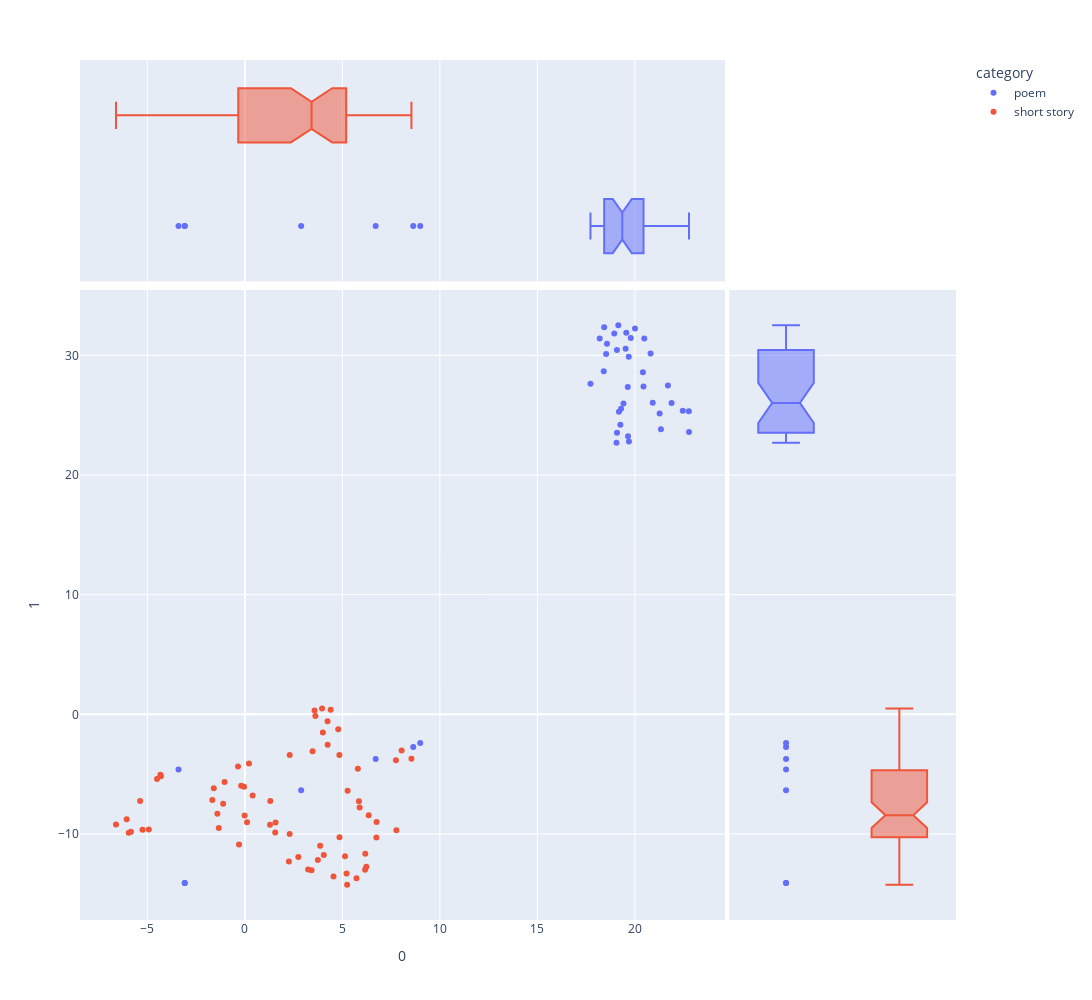

Notebook code cell kept with this figure:
### Code cell
plot_theta(tm_hp)

### Figure 1 — Plotly figure (JSON) as saved in the notebook; plotly's stock layout.template omitted (floating-point values rounded to 4 significant figures)
{"data": [{"hovertemplate": "<b>%{hovertext}</b><br><br>category=poem<br>0=%{x}<br>1=%{y}<extra></extra>", "hovertext": ["a garden (p)", "an american to mother england (p)", "arcadia (p)", "astrophobos (p)", "christmas (p)", "dead passion's flame (p)", "despair (p)", "fact and fancy (p)", "festival (p)", "fungi from yuggoth (p)", "hallowe'en in a suburb (p)", "in a sequester’d providence ch (p)", "laeta; a lament (p)", "life’s mystery (p)", "lines on gen. robert edward le (p)", "nathicana (p)", "nemesis (p)", "ode for july fourth, 1917 (p)", "on reading lord dunsany’s book (p)", "on receiving a picture of swan (p)", "pacifist war song—1917 (p)", "poemata minora, volume ii (p)", "providence (p)", "psychopompos (p)", "revelation (p)", "sunset (p)", "the ancient track (p)", "the cats (p)", "the city (p)", "the conscript (p)", "the house (p)", "the messenger (p)", "the nightmare lake (p)", "the outpost (p)", "the peace advocate (p)", "the poe-et’s nightmare (p)", "the rose of england (p)", "the wood (p)", "to clark ashton smith, esq., u (p)", "to edward john moreton drax pl (p)", "unda; or, the bride of the sea (p)", "waste paper a poem of profound (p)"], "legendgroup": "poem", "marker": {"color": "#636efa", "symbol": "circle"}, "mode": "markers", "name": "poem", "orientation": "v", "showlegend": true, "type": "scatter", "x": [19.79, 19.08, -3.404, 19.56, 19.69, 20.44, 19.29, 20.41, 20.48, 6.708, 21.27, 22.77, 19.15, -3.084, 18.53, 18.2, 21.88, 18.4, 22.46, 19.53, 17.72, 19.42, 19.06, 20.81, 18.57, 19.26, 8.634, 19.69, 19.08, 21.69, 19.65, 2.885, 19.18, -3.084, 20.01, 18.94, 19.64, 21.34, 8.993, 20.92, 18.43, 22.78], "xaxis": "x", "y": [31.45, 30.45, -4.624, 31.9, 29.89, 27.4, 25.54, 28.59, 31.4, -3.746, 25.14, 25.32, 32.52, -14.1, 30.12, 31.41, 26.02, 28.68, 25.38, 30.56, 27.64, 25.98, 22.7, 30.15, 30.98, 24.2, -2.733, 22.8, 23.53, 27.49, 23.23, -6.343, 25.29, -14.1, 32.26, 31.83, 27.35, 23.82, -2.396, 26.04, 32.35, 23.6], "yaxis": "y"}, {"alignmentgroup": "True", "hovertemplate": "<b>%{hovertext}</b><br><br>category=poem<br>0=%{x}<extra></extra>", "hovertext": ["a garden (p)", "an american to mother england (p)", "arcadia (p)", "astrophobos (p)", "christmas (p)", "dead passion's flame (p)", "despair (p)", "fact and fancy (p)", "festival (p)", "fungi from yuggoth (p)", "hallowe'en in a suburb (p)", "in a sequester’d providence ch (p)", "laeta; a lament (p)", "life’s mystery (p)", "lines on gen. robert edward le (p)", "nathicana (p)", "nemesis (p)", "ode for july fourth, 1917 (p)", "on reading lord dunsany’s book (p)", "on receiving a picture of swan (p)", "pacifist war song—1917 (p)", "poemata minora, volume ii (p)", "providence (p)", "psychopompos (p)", "revelation (p)", "sunset (p)", "the ancient track (p)", "the cats (p)", "the city (p)", "the conscript (p)", "the house (p)", "the messenger (p)", "the nightmare lake (p)", "the outpost (p)", "the peace advocate (p)", "the poe-et’s nightmare (p)", "the rose of england (p)", "the wood (p)", "to clark ashton smith, esq., u (p)", "to edward john moreton drax pl (p)", "unda; or, the bride of the sea (p)", "waste paper a poem of profound (p)"], "legendgroup": "poem", "marker": {"color": "#636efa", "symbol": "circle"}, "name": "poem", "notched": true, "offsetgroup": "poem", "showlegend": false, "type": "box", "x": [19.79, 19.08, -3.404, 19.56, 19.69, 20.44, 19.29, 20.41, 20.48, 6.708, 21.27, 22.77, 19.15, -3.084, 18.53, 18.2, 21.88, 18.4, 22.46, 19.53, 17.72, 19.42, 19.06, 20.81, 18.57, 19.26, 8.634, 19.69, 19.08, 21.69, 19.65, 2.885, 19.18, -3.084, 20.01, 18.94, 19.64, 21.34, 8.993, 20.92, 18.43, 22.78], "xaxis": "x3", "yaxis": "y3"}, {"alignmentgroup": "True", "hovertemplate": "<b>%{hovertext}</b><br><br>category=poem<br>1=%{y}<extra></extra>", "hovertext": ["a garden (p)", "an american to mother england (p)", "arcadia (p)", "astrophobos (p)", "christmas (p)", "dead passion's flame (p)", "despair (p)", "fact and fancy (p)", "festival (p)", "fungi from yuggoth (p)", "hallowe'en in a suburb (p)", "in a sequester’d providence ch (p)", "laeta; a lament (p)", "life’s mystery (p)", "lines on gen. robert edward le (p)", "nathicana (p)", "nemesis (p)", "ode for july fourth, 1917 (p)", "on reading lord dunsany’s book (p)", "on receiving a picture of swan (p)", "pacifist war song—1917 (p)", "poemata minora, volume ii (p)", "providence (p)", "psychopompos (p)", "revelation (p)", "sunset (p)", "the ancient track (p)", "the cats (p)", "the city (p)", "the conscript (p)", "the house (p)", "the messenger (p)", "the nightmare lake (p)", "the outpost (p)", "the peace advocate (p)", "the poe-et’s nightmare (p)", "the rose of england (p)", "the wood (p)", "to clark ashton smith, esq., u (p)", "to edward john moreton drax pl (p)", "unda; or, the bride of the sea (p)", "waste paper a poem of profound (p)"], "legendgroup": "poem", "marker": {"color": "#636efa", "symbol": "circle"}, "name": "poem", "notched": true, "offsetgroup": "poem", "showlegend": false, "type": "box", "xaxis": "x2", "y": [31.45, 30.45, -4.624, 31.9, 29.89, 27.4, 25.54, 28.59, 31.4, -3.746, 25.14, 25.32, 32.52, -14.1, 30.12, 31.41, 26.02, 28.68, 25.38, 30.56, 27.64, 25.98, 22.7, 30.15, 30.98, 24.2, -2.733, 22.8, 23.53, 27.49, 23.23, -6.343, 25.29, -14.1, 32.26, 31.83, 27.35, 23.82, -2.396, 26.04, 32.35, 23.6], "yaxis": "y2"}, {"hovertemplate": "<b>%{hovertext}</b><br><br>category=short story<br>0=%{x}<br>1=%{y}<extra></extra>", "hovertext": ["at the mountains of madness (s)", "azathoth (s)", "beyond the wall of sleep (s)", "celephais (s)", "cool air (s)", "dagon (s)", "ex oblivione (s)", "facts concerning the late arth (s)", "from beyond (s)", "he (s)", "herbert west: reanimator (s)", "hypnos (s)", "imprisoned with the pharaohs (s)", "in the vault (s)", "medusa's coil (s)", "memory (s)", "nyarlathotep (s)", "pickman's model (s)", "poetry and the gods (s)", "polaris (s)", "the alchemist (s)", "the beast in the cave (s)", "the book (s)", "the call of cthulhu (s)", "the case of charles dexter war (s)", "the cats of ulthar (s)", "the colour out of space (s)", "the crawling chaos (s)", "the descendant (s)", "the doom that came to sarnath (s)", "the dream-quest of unknown kad (s)", "the dreams in the witch house (s)", "the dunwich horror (s)", "the evil clergyman (s)", "the festival (s)", "the haunter of the dark (s)", "the horror at martin's beach (s)", "the horror at red hook (s)", "the hound (s)", "the lurking fear (s)", "the moon-bog (s)", "the music of erich zann (s)", "the nameless city (s)", "the other gods (s)", "the outsider (s)", "the picture in the house (s)", "the quest of iranon (s)", "the rats in the walls (s)", "the shadow out of time (s)", "the shadow over innsmouth (s)", "the shunned house (s)", "the silver key (s)", "the statement of randolph cart (s)", "the strange high house in the  (s)", "the street (s)", "the temple (s)", "the terrible old man (s)", "the thing on the doorstep (s)", "the tomb (s)", "the transition of juan romero (s)", "the tree (s)", "the unnamable (s)", "the very old folk (s)", "the whisperer in darkness (s)", "the white ship (s)", "through the gates of the silve (s)", "what the moon brings (s)"], "legendgroup": "short story", "marker": {"color": "#EF553B", "symbol": "circle"}, "mode": "markers", "name": "short story", "orientation": "v", "showlegend": true, "type": "scatter", "x": [7.771, 3.471, 3.862, 4.847, -1.114, 6.176, 4.399, -0.1875, -5.248, -0.01233, -1.337, 6.35, 4.544, 4.047, -6.062, 3.574, 5.794, -5.372, 4.788, 4.246, 1.575, 5.723, 3.419, 2.297, -1.042, 0.2117, -1.411, 5.884, 1.556, 3.999, 8.542, 3.742, -4.506, -5.954, 1.304, 3.245, 6.23, 0.3967, 6.754, 5.216, 5.849, 2.259, 4.851, 8.038, 6.165, -4.307, 4.241, 2.741, 5.244, -4.332, -0.04075, 0.1116, -4.926, 7.748, 2.299, 6.743, -0.3512, -6.609, 1.29, 5.137, 5.271, -1.669, -1.594, -5.843, 3.615, -0.3005, 3.959], "xaxis": "x", "y": [-9.699, -3.08, -10.99, -3.411, -7.471, -11.66, 0.3709, -5.98, -9.658, -8.462, -9.512, -8.429, -13.57, -11.76, -8.766, 0.3077, -4.554, -7.239, -1.254, -2.535, -9.049, -13.7, -13.03, -10.01, -5.661, -4.12, -8.31, -7.795, -9.872, -1.521, -3.709, -12.18, -5.412, -9.892, -7.247, -12.97, -12.75, -6.781, -8.997, -13.32, -7.276, -12.31, -10.27, -3.025, -12.98, -5.172, -0.5873, -11.93, -14.25, -5.046, -6.052, -9.017, -9.632, -3.846, -3.409, -10.29, -4.372, -9.204, -9.222, -11.86, -6.39, -7.164, -6.186, -9.82, -0.1486, -10.88, 0.4785], "yaxis": "y"}, {"alignmentgroup": "True", "hovertemplate": "<b>%{hovertext}</b><br><br>category=short story<br>0=%{x}<extra></extra>", "hovertext": ["at the mountains of madness (s)", "azathoth (s)", "beyond the wall of sleep (s)", "celephais (s)", "cool air (s)", "dagon (s)", "ex oblivione (s)", "facts concerning the late arth (s)", "from beyond (s)", "he (s)", "herbert west: reanimator (s)", "hypnos (s)", "imprisoned with the pharaohs (s)", "in the vault (s)", "medusa's coil (s)", "memory (s)", "nyarlathotep (s)", "pickman's model (s)", "poetry and the gods (s)", "polaris (s)", "the alchemist (s)", "the beast in the cave (s)", "the book (s)", "the call of cthulhu (s)", "the case of charles dexter war (s)", "the cats of ulthar (s)", "the colour out of space (s)", "the crawling chaos (s)", "the descendant (s)", "the doom that came to sarnath (s)", "the dream-quest of unknown kad (s)", "the dreams in the witch house (s)", "the dunwich horror (s)", "the evil clergyman (s)", "the festival (s)", "the haunter of the dark (s)", "the horror at martin's beach (s)", "the horror at red hook (s)", "the hound (s)", "the lurking fear (s)", "the moon-bog (s)", "the music of erich zann (s)", "the nameless city (s)", "the other gods (s)", "the outsider (s)", "the picture in the house (s)", "the quest of iranon (s)", "the rats in the walls (s)", "the shadow out of time (s)", "the shadow over innsmouth (s)", "the shunned house (s)", "the silver key (s)", "the statement of randolph cart (s)", "the strange high house in the  (s)", "the street (s)", "the temple (s)", "the terrible old man (s)", "the thing on the doorstep (s)", "the tomb (s)", "the transition of juan romero (s)", "the tree (s)", "the unnamable (s)", "the very old folk (s)", "the whisperer in darkness (s)", "the white ship (s)", "through the gates of the silve (s)", "what the moon brings (s)"], "legendgroup": "short story", "marker": {"color": "#EF553B", "symbol": "circle"}, "name": "short story", "notched": true, "offsetgroup": "short story", "showlegend": false, "type": "box", "x": [7.771, 3.471, 3.862, 4.847, -1.114, 6.176, 4.399, -0.1875, -5.248, -0.01233, -1.337, 6.35, 4.544, 4.047, -6.062, 3.574, 5.794, -5.372, 4.788, 4.246, 1.575, 5.723, 3.419, 2.297, -1.042, 0.2117, -1.411, 5.884, 1.556, 3.999, 8.542, 3.742, -4.506, -5.954, 1.304, 3.245, 6.23, 0.3967, 6.754, 5.216, 5.849, 2.259, 4.851, 8.038, 6.165, -4.307, 4.241, 2.741, 5.244, -4.332, -0.04075, 0.1116, -4.926, 7.748, 2.299, 6.743, -0.3512, -6.609, 1.29, 5.137, 5.271, -1.669, -1.594, -5.843, 3.615, -0.3005, 3.959], "xaxis": "x3", "yaxis": "y3"}, {"alignmentgroup": "True", "hovertemplate": "<b>%{hovertext}</b><br><br>category=short story<br>1=%{y}<extra></extra>", "hovertext": ["at the mountains of madness (s)", "azathoth (s)", "beyond the wall of sleep (s)", "celephais (s)", "cool air (s)", "dagon (s)", "ex oblivione (s)", "facts concerning the late arth (s)", "from beyond (s)", "he (s)", "herbert west: reanimator (s)", "hypnos (s)", "imprisoned with the pharaohs (s)", "in the vault (s)", "medusa's coil (s)", "memory (s)", "nyarlathotep (s)", "pickman's model (s)", "poetry and the gods (s)", "polaris (s)", "the alchemist (s)", "the beast in the cave (s)", "the book (s)", "the call of cthulhu (s)", "the case of charles dexter war (s)", "the cats of ulthar (s)", "the colour out of space (s)", "the crawling chaos (s)", "the descendant (s)", "the doom that came to sarnath (s)", "the dream-quest of unknown kad (s)", "the dreams in the witch house (s)", "the dunwich horror (s)", "the evil clergyman (s)", "the festival (s)", "the haunter of the dark (s)", "the horror at martin's beach (s)", "the horror at red hook (s)", "the hound (s)", "the lurking fear (s)", "the moon-bog (s)", "the music of erich zann (s)", "the nameless city (s)", "the other gods (s)", "the outsider (s)", "the picture in the house (s)", "the quest of iranon (s)", "the rats in the walls (s)", "the shadow out of time (s)", "the shadow over innsmouth (s)", "the shunned house (s)", "the silver key (s)", "the statement of randolph cart (s)", "the strange high house in the  (s)", "the street (s)", "the temple (s)", "the terrible old man (s)", "the thing on the doorstep (s)", "the tomb (s)", "the transition of juan romero (s)", "the tree (s)", "the unnamable (s)", "the very old folk (s)", "the whisperer in darkness (s)", "the white ship (s)", "through the gates of the silve (s)", "what the moon brings (s)"], "legendgroup": "short story", "marker": {"color": "#EF553B", "symbol": "circle"}, "name": "short story", "notched": true, "offsetgroup": "short story", "showlegend": false, "type": "box", "xaxis": "x2", "y": [-9.699, -3.08, -10.99, -3.411, -7.471, -11.66, 0.3709, -5.98, -9.658, -8.462, -9.512, -8.429, -13.57, -11.76, -8.766, 0.3077, -4.554, -7.239, -1.254, -2.535, -9.049, -13.7, -13.03, -10.01, -5.661, -4.12, -8.31, -7.795, -9.872, -1.521, -3.709, -12.18, -5.412, -9.892, -7.247, -12.97, -12.75, -6.781, -8.997, -13.32, -7.276, -12.31, -10.27, -3.025, -12.98, -5.172, -0.5873, -11.93, -14.25, -5.046, -6.052, -9.017, -9.632, -3.846, -3.409, -10.29, -4.372, -9.204, -9.222, -11.86, -6.39, -7.164, -6.186, -9.82, -0.1486, -10.88, 0.4785], "yaxis": "y2"}], "layout": {"height": 1000, "legend": {"title": {"text": "category"}, "tracegroupgap": 0}, "margin": {"t": 60}, "width": 1200, "xaxis": {"anchor": "y", "autorange": true, "domain": [0, 0.7363], "range": [-8.434, 24.6], "title": {"text": "0"}, "type": "linear"}, "xaxis2": {"anchor": "y2", "autorange": true, "domain": [0.7413, 1], "matches": "x2", "range": [-0.5, 1.5], "showgrid": false, "showline": false, "showticklabels": false, "ticks": "", "type": "category"}, "xaxis3": {"anchor": "y3", "autorange": true, "domain": [0, 0.7363], "matches": "x", "range": [-8.434, 24.6], "showgrid": true, "showticklabels": false, "type": "linear"}, "xaxis4": {"anchor": "y4", "domain": [0.7413, 1], "matches": "x2", "showgrid": false, "showline": false, "showticklabels": false, "ticks": ""}, "yaxis": {"anchor": "x", "autorange": true, "domain": [0, 0.7326], "range": [-17.19, 35.47], "title": {"text": "1"}, "type": "linear"}, "yaxis2": {"anchor": "x2", "autorange": true, "domain": [0, 0.7326], "matches": "y", "range": [-17.19, 35.47], "showgrid": true, "showticklabels": false, "type": "linear"}, "yaxis3": {"anchor": "x3", "autorange": true, "domain": [0.7426, 1], "matches": "y3", "range": [-0.5, 1.5], "showgrid": false, "showline": false, "showticklabels": false, "ticks": "", "type": "category"}, "yaxis4": {"anchor": "x4", "domain": [0.7426, 1], "matches": "y3", "showgrid": true, "showline": false, "showticklabels": false, "ticks": ""}}}
